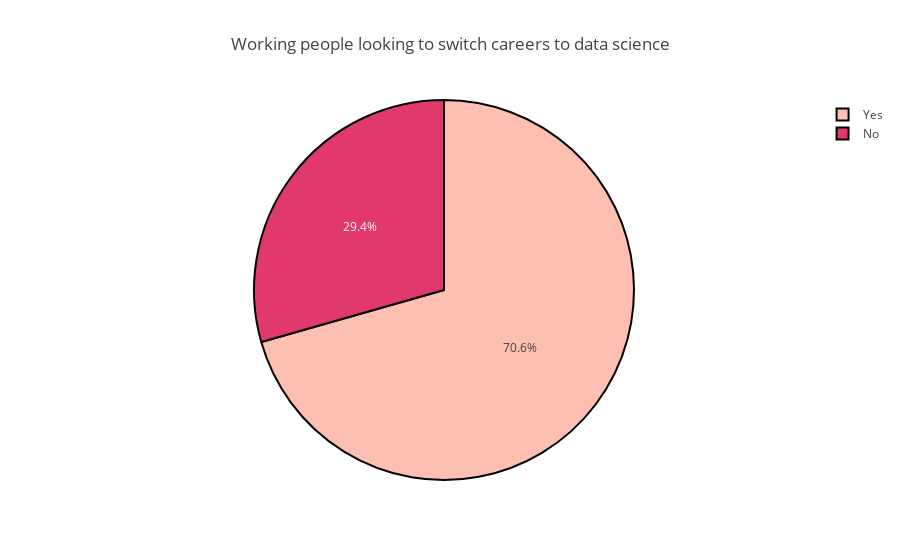

Source (notebook cell):
### Markdown cell above
An interesting question was asked to kagglers in this survey : 'Are you actively looking to switch careers to data science?'.
Only 3012 respondents answered this question. My guess is that the other respondents are either already working as data scientists, in which case Yes/No would have no sens, or are still students.

### Code cell
car = data['CareerSwitcher'].value_counts()
labels = (np.array(car.index))
proportions = (np.array((car / car.sum())*100))
colors = ['#FEBFB3', '#E1396C']

trace = go.Pie(labels=labels, values=proportions,
              hoverinfo='lbal+percent',
              marker = dict(colors=colors, 
                           line=dict(color='#000000', width=2)))
layout = go.Layout(
    title='Working people looking to switch careers to data science'
)

data_trace = [trace]
fig = go.Figure(data=data_trace, layout=layout)
py.iplot(fig, filename="Career_Switcher")

### Figure 1 — Plotly figure (JSON) as saved in the notebook; plotly's stock layout.template omitted (floating-point values rounded to 4 significant figures)
{"data": [{"hoverinfo": "lbal+percent", "labels": ["Yes", "No"], "marker": {"colors": ["#FEBFB3", "#E1396C"], "line": {"color": "#000000", "width": 2}}, "type": "pie", "values": [70.58, 29.42]}], "layout": {"title": "Working people looking to switch careers to data science"}}
